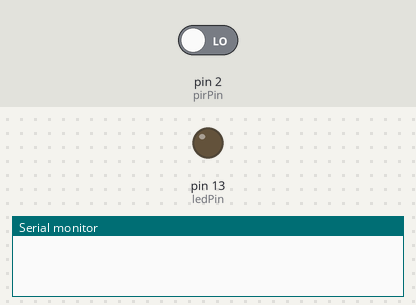
The sketch below on a simulated Arduino Uno, built with avr-gcc and run on an emulated ATmega328P. Shown: output pins drawn as LEDs (lit = HIGH), the last lines printed to the serial monitor. The test bench sets the inputs (shaded band); at power-on: pin 2 (pirPin) LOW.

Above: at 1.8 s.
1.9 s: pin 2 (pirPin) driven HIGH
At 2.3 s:
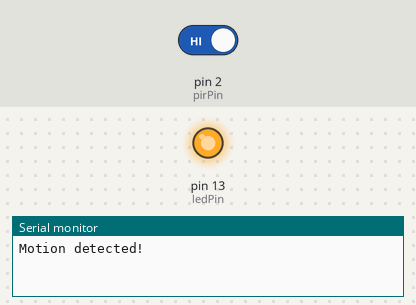
Timing chart, 0 to 4.9 s (numbered marks = the images above; inputs shaded):
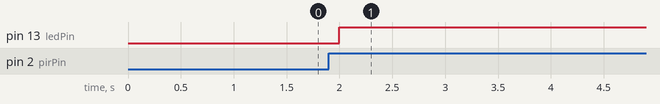

Measured:
- after the input at 1.9 s, pin 13 (ledPin): LOW → HIGH after 0.10 s

The sketch:

sketch.ino
```cpp
const int pirPin = 2; // PIR sensor pin
const int ledPin = 13; // LED pin

void setup() {
  pinMode(pirPin, INPUT);
  pinMode(ledPin, OUTPUT);
  Serial.begin(9600);
}

void loop() {
  int motionDetected = digitalRead(pirPin);

  if (motionDetected == HIGH) {
    digitalWrite(ledPin, HIGH); // Turn on LED if motion is detected
    Serial.println("Motion detected!");
    delay(5000); // Keep LED on for 5 seconds
  } else {
    digitalWrite(ledPin, LOW);
  }
  delay(500);
}
```
